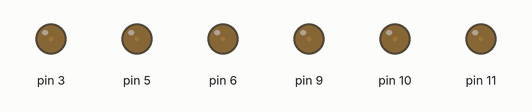
A sketch run on a simulated Arduino Uno, built with avr-gcc and run on an emulated ATmega328P. Parts: output pins drawn as LEDs (lit = HIGH).

Above: at 0.05 s.
At 3.0 s:
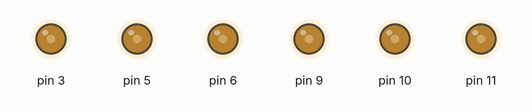
At 4.0 s:
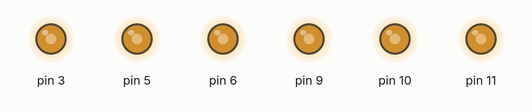
At 5.0 s:
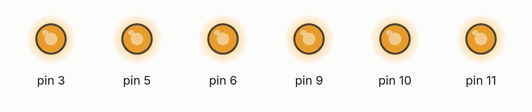
At 6.0 s:
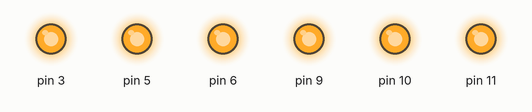
Timing chart, 0 to 7.8 s (numbered marks = the images above):
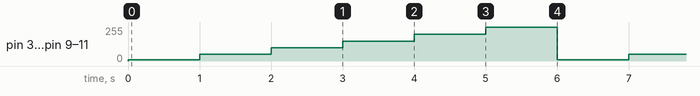

The sketch:

practica_02.ino
```cpp
void setup() {
  pinMode(3, OUTPUT);
  pinMode(5, OUTPUT);
  pinMode(6, OUTPUT);
  pinMode(9, OUTPUT);
  pinMode(10, OUTPUT);
  pinMode(11, OUTPUT);
}

void loop() {
  analogWrite(3, 10);
  analogWrite(5, 10);
  analogWrite(6, 10);
  analogWrite(9, 10);
  analogWrite(10, 10);
  analogWrite(11, 10);
  delay(1000);

  analogWrite(3, 50);
  analogWrite(5, 50);
  analogWrite(6, 50);
  analogWrite(9, 50);
  analogWrite(10, 50);
  analogWrite(11, 50);
  delay(1000);

  analogWrite(3, 100);
  analogWrite(5, 100);
  analogWrite(6, 100);
  analogWrite(9, 100);
  analogWrite(10, 100);
  analogWrite(11, 100);
  delay(1000);

  analogWrite(3, 150);
  analogWrite(5, 150);
  analogWrite(6, 150);
  analogWrite(9, 150);
  analogWrite(10, 150);
  analogWrite(11, 150);
  delay(1000);

  analogWrite(3, 200);
  analogWrite(5, 200);
  analogWrite(6, 200);
  analogWrite(9, 200);
  analogWrite(10, 200);
  analogWrite(11, 200);
  delay(1000);

  analogWrite(3, 255);
  analogWrite(5, 255);
  analogWrite(6, 255);
  analogWrite(9, 255);
  analogWrite(10, 255);
  analogWrite(11, 255);
  delay(1000);
}
```

Measured:
- by itself, pin 3, pin 5, pin 6, pin 9–11: repeats every 6.0 s: 50/255 1.0 s, 100/255 1.0 s, 150/255 1.0 s, 200/255 1.0 s, 255/255 1.0 s, 10/255 1.0 s
